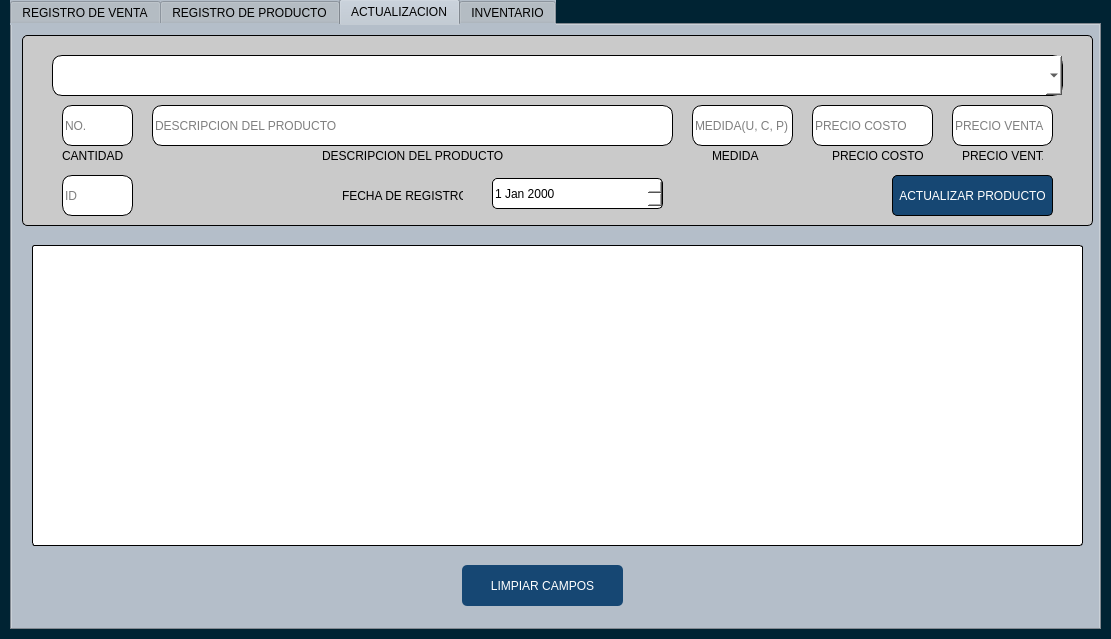
<?xml version="1.0" encoding="UTF-8"?>
<ui version="4.0">
 <class>Dialog</class>
 <widget class="QDialog" name="Dialog">
  <property name="geometry">
   <rect>
    <x>0</x>
    <y>0</y>
    <width>1111</width>
    <height>639</height>
   </rect>
  </property>
  <property name="windowTitle">
   <string>Dialog</string>
  </property>
  <property name="styleSheet">
   <string notr="true">background-color: rgb(0, 35, 51);</string>
  </property>
  <widget class="QTabWidget" name="tabWidget">
   <property name="geometry">
    <rect>
     <x>10</x>
     <y>-1</y>
     <width>1091</width>
     <height>631</height>
    </rect>
   </property>
   <property name="styleSheet">
    <string notr="true">background-color: rgb(180, 190, 201);</string>
   </property>
   <property name="currentIndex">
    <number>2</number>
   </property>
   <widget class="QWidget" name="tab">
    <attribute name="title">
     <string>REGISTRO DE VENTA</string>
    </attribute>
    <widget class="QFrame" name="frame">
     <property name="geometry">
      <rect>
       <x>10</x>
       <y>10</y>
       <width>1071</width>
       <height>191</height>
      </rect>
     </property>
     <property name="styleSheet">
      <string notr="true">background-color: rgb(202, 202, 202);
border: 1px solid;
border-radius: 5px;
</string>
     </property>
     <property name="frameShape">
      <enum>QFrame::StyledPanel</enum>
     </property>
     <property name="frameShadow">
      <enum>QFrame::Raised</enum>
     </property>
     <widget class="QPushButton" name="botonAgregar">
      <property name="geometry">
       <rect>
        <x>220</x>
        <y>130</y>
        <width>161</width>
        <height>41</height>
       </rect>
      </property>
      <property name="styleSheet">
       <string notr="true">QPushButton {
    background-color: #164773; /* Color verde */
    color: white;
    border-radius: 5px;
}

/* Estilo cuando el mouse pasa por encima */
QPushButton:hover {
    background-color: #0B2B40; /* Verde más oscuro */
}

/* Opcional: Estilo cuando se presiona */
QPushButton:pressed {
    background-color: #878787;
}
</string>
      </property>
      <property name="text">
       <string>AGREGAR</string>
      </property>
     </widget>
     <widget class="QPushButton" name="botonEliminar">
      <property name="geometry">
       <rect>
        <x>680</x>
        <y>130</y>
        <width>161</width>
        <height>41</height>
       </rect>
      </property>
      <property name="styleSheet">
       <string notr="true">QPushButton {
    background-color: #164773; /* Color verde */
    color: white;
    border-radius: 5px;
}

/* Estilo cuando el mouse pasa por encima */
QPushButton:hover {
    background-color: #0B2B40; /* Verde más oscuro */
}

/* Opcional: Estilo cuando se presiona */
QPushButton:pressed {
    background-color: #878787;
}
</string>
      </property>
      <property name="text">
       <string>ELIMINAR</string>
      </property>
     </widget>
     <widget class="QComboBox" name="listadoProductos">
      <property name="geometry">
       <rect>
        <x>30</x>
        <y>20</y>
        <width>1011</width>
        <height>41</height>
       </rect>
      </property>
      <property name="styleSheet">
       <string notr="true">text-align: center;
background-color: rgb(255, 255, 255);
border-radius: 10px;
border: 1px solid;</string>
      </property>
      <property name="placeholderText">
       <string>BUSCAR PRODUCTO</string>
      </property>
     </widget>
     <widget class="QLineEdit" name="textCantidadV">
      <property name="geometry">
       <rect>
        <x>420</x>
        <y>80</y>
        <width>231</width>
        <height>41</height>
       </rect>
      </property>
      <property name="layoutDirection">
       <enum>Qt::LeftToRight</enum>
      </property>
      <property name="styleSheet">
       <string notr="true">text-align: center;
background-color: rgb(255, 255, 255);
border-radius: 10px;
border: 1px solid;</string>
      </property>
      <property name="placeholderText">
       <string>CANTIDAD</string>
      </property>
     </widget>
     <widget class="QDateEdit" name="fechaVenta">
      <property name="geometry">
       <rect>
        <x>30</x>
        <y>80</y>
        <width>171</width>
        <height>31</height>
       </rect>
      </property>
      <property name="styleSheet">
       <string notr="true">background-color: rgb(255, 255, 255);
border: 1px solid;</string>
      </property>
     </widget>
    </widget>
    <widget class="QTableWidget" name="tablaVenta">
     <property name="geometry">
      <rect>
       <x>15</x>
       <y>211</y>
       <width>1061</width>
       <height>301</height>
      </rect>
     </property>
     <property name="styleSheet">
      <string notr="true">background-color: rgb(255, 255, 255);
border: 1px solid;
border-radius: 3px;</string>
     </property>
    </widget>
    <widget class="QPushButton" name="botonVender">
     <property name="geometry">
      <rect>
       <x>460</x>
       <y>540</y>
       <width>161</width>
       <height>41</height>
      </rect>
     </property>
     <property name="styleSheet">
      <string notr="true">QPushButton {
    background-color: #164773; /* Color verde */
    color: white;
    border-radius: 5px;
}

/* Estilo cuando el mouse pasa por encima */
QPushButton:hover {
    background-color: #0B2B40; /* Verde más oscuro */
}

/* Opcional: Estilo cuando se presiona */
QPushButton:pressed {
    background-color: #878787;
}
</string>
     </property>
     <property name="text">
      <string>VENDER</string>
     </property>
    </widget>
    <widget class="QPushButton" name="botonLimpiarV">
     <property name="geometry">
      <rect>
       <x>890</x>
       <y>540</y>
       <width>161</width>
       <height>41</height>
      </rect>
     </property>
     <property name="styleSheet">
      <string notr="true">QPushButton {
    background-color: #164773; /* Color verde */
    color: white;
    border-radius: 5px;
}

/* Estilo cuando el mouse pasa por encima */
QPushButton:hover {
    background-color: #0B2B40; /* Verde más oscuro */
}

/* Opcional: Estilo cuando se presiona */
QPushButton:pressed {
    background-color: #878787;
}
</string>
     </property>
     <property name="text">
      <string>LIMPIAR CAMPOS</string>
     </property>
    </widget>
    <widget class="QLabel" name="totalVenta">
     <property name="geometry">
      <rect>
       <x>70</x>
       <y>540</y>
       <width>151</width>
       <height>41</height>
      </rect>
     </property>
     <property name="text">
      <string>0.00</string>
     </property>
    </widget>
    <widget class="QLabel" name="label_4">
     <property name="geometry">
      <rect>
       <x>40</x>
       <y>540</y>
       <width>21</width>
       <height>41</height>
      </rect>
     </property>
     <property name="text">
      <string>Q.</string>
     </property>
    </widget>
   </widget>
   <widget class="QWidget" name="tab_2">
    <attribute name="title">
     <string>REGISTRO DE PRODUCTO</string>
    </attribute>
    <widget class="QFrame" name="frame_2">
     <property name="geometry">
      <rect>
       <x>10</x>
       <y>10</y>
       <width>1071</width>
       <height>191</height>
      </rect>
     </property>
     <property name="styleSheet">
      <string notr="true">background-color: rgb(202, 202, 202);
border: 1px solid;
border-radius: 5px;</string>
     </property>
     <property name="frameShape">
      <enum>QFrame::StyledPanel</enum>
     </property>
     <property name="frameShadow">
      <enum>QFrame::Raised</enum>
     </property>
     <widget class="QLineEdit" name="textCantidad">
      <property name="geometry">
       <rect>
        <x>40</x>
        <y>70</y>
        <width>71</width>
        <height>41</height>
       </rect>
      </property>
      <property name="layoutDirection">
       <enum>Qt::LeftToRight</enum>
      </property>
      <property name="styleSheet">
       <string notr="true">text-align: center;
background-color: rgb(255, 255, 255);
border-radius: 10px;
border: 1px solid;</string>
      </property>
      <property name="placeholderText">
       <string>NO.</string>
      </property>
     </widget>
     <widget class="QLineEdit" name="textDescripcion">
      <property name="geometry">
       <rect>
        <x>130</x>
        <y>70</y>
        <width>511</width>
        <height>41</height>
       </rect>
      </property>
      <property name="layoutDirection">
       <enum>Qt::LeftToRight</enum>
      </property>
      <property name="styleSheet">
       <string notr="true">text-align: center;
background-color: rgb(255, 255, 255);
border-radius: 10px;
border: 1px solid;</string>
      </property>
      <property name="placeholderText">
       <string>DESCRIPCION DE PRODUCTO</string>
      </property>
     </widget>
     <widget class="QLineEdit" name="textCosto">
      <property name="geometry">
       <rect>
        <x>670</x>
        <y>70</y>
        <width>121</width>
        <height>41</height>
       </rect>
      </property>
      <property name="layoutDirection">
       <enum>Qt::LeftToRight</enum>
      </property>
      <property name="styleSheet">
       <string notr="true">text-align: center;
background-color: rgb(255, 255, 255);
border-radius: 10px;
border: 1px solid;</string>
      </property>
      <property name="placeholderText">
       <string>PRECIO COSTO</string>
      </property>
     </widget>
     <widget class="QLineEdit" name="textVenta">
      <property name="geometry">
       <rect>
        <x>810</x>
        <y>70</y>
        <width>101</width>
        <height>41</height>
       </rect>
      </property>
      <property name="layoutDirection">
       <enum>Qt::LeftToRight</enum>
      </property>
      <property name="styleSheet">
       <string notr="true">text-align: center;
background-color: rgb(255, 255, 255);
border-radius: 10px;
border: 1px solid;</string>
      </property>
      <property name="placeholderText">
       <string>PRECIO VENTA</string>
      </property>
     </widget>
     <widget class="QLineEdit" name="textMedicion">
      <property name="geometry">
       <rect>
        <x>930</x>
        <y>70</y>
        <width>101</width>
        <height>41</height>
       </rect>
      </property>
      <property name="layoutDirection">
       <enum>Qt::LeftToRight</enum>
      </property>
      <property name="styleSheet">
       <string notr="true">text-align: center;
background-color: rgb(255, 255, 255);
border-radius: 10px;
border: 1px solid;</string>
      </property>
      <property name="placeholderText">
       <string>MEDIDA(U, C, P)</string>
      </property>
     </widget>
     <widget class="QDateEdit" name="fechaRegistro">
      <property name="geometry">
       <rect>
        <x>650</x>
        <y>150</y>
        <width>171</width>
        <height>31</height>
       </rect>
      </property>
      <property name="styleSheet">
       <string notr="true">background-color: rgb(255, 255, 255);
border: 1px solid;</string>
      </property>
     </widget>
     <widget class="QLabel" name="label">
      <property name="geometry">
       <rect>
        <x>520</x>
        <y>150</y>
        <width>121</width>
        <height>21</height>
       </rect>
      </property>
      <property name="styleSheet">
       <string notr="true">background-color: none;
border: none;</string>
      </property>
      <property name="text">
       <string>FECHA DE REGISTRO</string>
      </property>
     </widget>
     <widget class="QPushButton" name="botonRegistrar">
      <property name="geometry">
       <rect>
        <x>870</x>
        <y>140</y>
        <width>161</width>
        <height>41</height>
       </rect>
      </property>
      <property name="styleSheet">
       <string notr="true">QPushButton {
    background-color: #164773; /* Color verde */
    color: white;
    border-radius: 5px;
}

/* Estilo cuando el mouse pasa por encima */
QPushButton:hover {
    background-color: #0B2B40; /* Verde más oscuro */
}

/* Opcional: Estilo cuando se presiona */
QPushButton:pressed {
    background-color: #878787;
}
</string>
      </property>
      <property name="text">
       <string>REGISTRAR PRODUCTO</string>
      </property>
     </widget>
     <widget class="QPushButton" name="botonCargar">
      <property name="geometry">
       <rect>
        <x>40</x>
        <y>130</y>
        <width>161</width>
        <height>41</height>
       </rect>
      </property>
      <property name="styleSheet">
       <string notr="true">QPushButton {
    background-color: #164773; /* Color verde */
    color: white;
    border-radius: 5px;
}

/* Estilo cuando el mouse pasa por encima */
QPushButton:hover {
    background-color: #0B2B40; /* Verde más oscuro */
}

/* Opcional: Estilo cuando se presiona */
QPushButton:pressed {
    background-color: #878787;
}
</string>
      </property>
      <property name="text">
       <string>CARGAR ARCHIVO</string>
      </property>
     </widget>
     <widget class="QPushButton" name="botonRListado">
      <property name="geometry">
       <rect>
        <x>250</x>
        <y>130</y>
        <width>161</width>
        <height>41</height>
       </rect>
      </property>
      <property name="styleSheet">
       <string notr="true">QPushButton {
    background-color: #164773; /* Color verde */
    color: white;
    border-radius: 5px;
}

/* Estilo cuando el mouse pasa por encima */
QPushButton:hover {
    background-color: #0B2B40; /* Verde más oscuro */
}

/* Opcional: Estilo cuando se presiona */
QPushButton:pressed {
    background-color: #878787;
}
</string>
      </property>
      <property name="text">
       <string>REGISTRAR LISTADO</string>
      </property>
     </widget>
    </widget>
    <widget class="QTableWidget" name="tablaProducto">
     <property name="geometry">
      <rect>
       <x>20</x>
       <y>210</y>
       <width>1051</width>
       <height>301</height>
      </rect>
     </property>
     <property name="styleSheet">
      <string notr="true">background-color: rgb(255, 255, 255);
border: 1px solid;
border-radius: 3px;

QTableWidget {
    gridline-color: black;
}

QTableWidget::item {
    border: 1px solid black;
}</string>
     </property>
     <property name="sizeAdjustPolicy">
      <enum>QAbstractScrollArea::AdjustIgnored</enum>
     </property>
     <property name="textElideMode">
      <enum>Qt::ElideLeft</enum>
     </property>
     <property name="showGrid">
      <bool>true</bool>
     </property>
     <property name="gridStyle">
      <enum>Qt::NoPen</enum>
     </property>
     <property name="wordWrap">
      <bool>true</bool>
     </property>
     <property name="rowCount">
      <number>0</number>
     </property>
     <property name="columnCount">
      <number>0</number>
     </property>
     <attribute name="horizontalHeaderCascadingSectionResizes">
      <bool>false</bool>
     </attribute>
     <attribute name="horizontalHeaderShowSortIndicator" stdset="0">
      <bool>false</bool>
     </attribute>
    </widget>
    <widget class="QPushButton" name="botonLimpiar">
     <property name="geometry">
      <rect>
       <x>460</x>
       <y>540</y>
       <width>161</width>
       <height>41</height>
      </rect>
     </property>
     <property name="styleSheet">
      <string notr="true">QPushButton {
    background-color: #164773; /* Color verde */
    color: white;
    border-radius: 5px;
}

/* Estilo cuando el mouse pasa por encima */
QPushButton:hover {
    background-color: #0B2B40; /* Verde más oscuro */
}

/* Opcional: Estilo cuando se presiona */
QPushButton:pressed {
    background-color: #878787;
}
</string>
     </property>
     <property name="text">
      <string>LIMPIAR CAMPOS</string>
     </property>
    </widget>
   </widget>
   <widget class="QWidget" name="tab_3">
    <attribute name="title">
     <string>ACTUALIZACION</string>
    </attribute>
    <widget class="QFrame" name="frame_3">
     <property name="geometry">
      <rect>
       <x>10</x>
       <y>10</y>
       <width>1071</width>
       <height>191</height>
      </rect>
     </property>
     <property name="styleSheet">
      <string notr="true">background-color: rgb(202, 202, 202);
border: 1px solid;
border-radius: 5px;</string>
     </property>
     <property name="frameShape">
      <enum>QFrame::StyledPanel</enum>
     </property>
     <property name="frameShadow">
      <enum>QFrame::Raised</enum>
     </property>
     <widget class="QLineEdit" name="upCantidad">
      <property name="geometry">
       <rect>
        <x>40</x>
        <y>70</y>
        <width>71</width>
        <height>41</height>
       </rect>
      </property>
      <property name="layoutDirection">
       <enum>Qt::LeftToRight</enum>
      </property>
      <property name="styleSheet">
       <string notr="true">text-align: center;
background-color: rgb(255, 255, 255);
border-radius: 10px;
border: 1px solid;</string>
      </property>
      <property name="placeholderText">
       <string>NO.</string>
      </property>
     </widget>
     <widget class="QLineEdit" name="upDescripcion">
      <property name="geometry">
       <rect>
        <x>130</x>
        <y>70</y>
        <width>521</width>
        <height>41</height>
       </rect>
      </property>
      <property name="layoutDirection">
       <enum>Qt::LeftToRight</enum>
      </property>
      <property name="styleSheet">
       <string notr="true">text-align: center;
background-color: rgb(255, 255, 255);
border-radius: 10px;
border: 1px solid;</string>
      </property>
      <property name="placeholderText">
       <string>DESCRIPCION DEL PRODUCTO</string>
      </property>
     </widget>
     <widget class="QLineEdit" name="upCosto">
      <property name="geometry">
       <rect>
        <x>790</x>
        <y>70</y>
        <width>121</width>
        <height>41</height>
       </rect>
      </property>
      <property name="layoutDirection">
       <enum>Qt::LeftToRight</enum>
      </property>
      <property name="styleSheet">
       <string notr="true">text-align: center;
background-color: rgb(255, 255, 255);
border-radius: 10px;
border: 1px solid;</string>
      </property>
      <property name="placeholderText">
       <string>PRECIO COSTO</string>
      </property>
     </widget>
     <widget class="QLineEdit" name="upVenta">
      <property name="geometry">
       <rect>
        <x>930</x>
        <y>70</y>
        <width>101</width>
        <height>41</height>
       </rect>
      </property>
      <property name="layoutDirection">
       <enum>Qt::LeftToRight</enum>
      </property>
      <property name="styleSheet">
       <string notr="true">text-align: center;
background-color: rgb(255, 255, 255);
border-radius: 10px;
border: 1px solid;</string>
      </property>
      <property name="placeholderText">
       <string>PRECIO VENTA</string>
      </property>
     </widget>
     <widget class="QLineEdit" name="upMedicion">
      <property name="geometry">
       <rect>
        <x>670</x>
        <y>70</y>
        <width>101</width>
        <height>41</height>
       </rect>
      </property>
      <property name="layoutDirection">
       <enum>Qt::LeftToRight</enum>
      </property>
      <property name="styleSheet">
       <string notr="true">text-align: center;
background-color: rgb(255, 255, 255);
border-radius: 10px;
border: 1px solid;</string>
      </property>
      <property name="placeholderText">
       <string>MEDIDA(U, C, P)</string>
      </property>
     </widget>
     <widget class="QDateEdit" name="fechaUp">
      <property name="geometry">
       <rect>
        <x>470</x>
        <y>143</y>
        <width>171</width>
        <height>31</height>
       </rect>
      </property>
      <property name="styleSheet">
       <string notr="true">background-color: rgb(255, 255, 255);
border: 1px solid;</string>
      </property>
     </widget>
     <widget class="QLabel" name="label_2">
      <property name="geometry">
       <rect>
        <x>320</x>
        <y>150</y>
        <width>121</width>
        <height>21</height>
       </rect>
      </property>
      <property name="styleSheet">
       <string notr="true">background-color: none;
border: none;</string>
      </property>
      <property name="text">
       <string>FECHA DE REGISTRO</string>
      </property>
     </widget>
     <widget class="QPushButton" name="botonActualizar">
      <property name="geometry">
       <rect>
        <x>870</x>
        <y>140</y>
        <width>161</width>
        <height>41</height>
       </rect>
      </property>
      <property name="styleSheet">
       <string notr="true">QPushButton {
    background-color: #164773; /* Color verde */
    color: white;
    border-radius: 5px;
}

/* Estilo cuando el mouse pasa por encima */
QPushButton:hover {
    background-color: #0B2B40; /* Verde más oscuro */
}

/* Opcional: Estilo cuando se presiona */
QPushButton:pressed {
    background-color: #878787;
}
</string>
      </property>
      <property name="text">
       <string>ACTUALIZAR PRODUCTO</string>
      </property>
     </widget>
     <widget class="QComboBox" name="listadoProductosActualizacion">
      <property name="geometry">
       <rect>
        <x>30</x>
        <y>20</y>
        <width>1011</width>
        <height>41</height>
       </rect>
      </property>
      <property name="styleSheet">
       <string notr="true">text-align: center;
background-color: rgb(255, 255, 255);
border-radius: 10px;
border: 1px solid;</string>
      </property>
      <property name="placeholderText">
       <string>BUSCAR PRODUCTO</string>
      </property>
     </widget>
     <widget class="QLineEdit" name="idProducto">
      <property name="geometry">
       <rect>
        <x>40</x>
        <y>140</y>
        <width>71</width>
        <height>41</height>
       </rect>
      </property>
      <property name="layoutDirection">
       <enum>Qt::LeftToRight</enum>
      </property>
      <property name="styleSheet">
       <string notr="true">text-align: center;
background-color: rgb(255, 255, 255);
border-radius: 10px;
border: 1px solid;</string>
      </property>
      <property name="placeholderText">
       <string>ID</string>
      </property>
     </widget>
     <widget class="QLabel" name="label_3">
      <property name="geometry">
       <rect>
        <x>300</x>
        <y>110</y>
        <width>181</width>
        <height>21</height>
       </rect>
      </property>
      <property name="styleSheet">
       <string notr="true">background-color: none;
border: none;</string>
      </property>
      <property name="text">
       <string>DESCRIPCION DEL PRODUCTO</string>
      </property>
     </widget>
     <widget class="QLabel" name="label_5">
      <property name="geometry">
       <rect>
        <x>690</x>
        <y>110</y>
        <width>51</width>
        <height>21</height>
       </rect>
      </property>
      <property name="styleSheet">
       <string notr="true">background-color: none;
border: none;</string>
      </property>
      <property name="text">
       <string>MEDIDA</string>
      </property>
     </widget>
     <widget class="QLabel" name="label_6">
      <property name="geometry">
       <rect>
        <x>810</x>
        <y>110</y>
        <width>91</width>
        <height>21</height>
       </rect>
      </property>
      <property name="styleSheet">
       <string notr="true">background-color: none;
border: none;</string>
      </property>
      <property name="text">
       <string>PRECIO COSTO</string>
      </property>
     </widget>
     <widget class="QLabel" name="label_7">
      <property name="geometry">
       <rect>
        <x>940</x>
        <y>110</y>
        <width>81</width>
        <height>21</height>
       </rect>
      </property>
      <property name="styleSheet">
       <string notr="true">background-color: none;
border: none;</string>
      </property>
      <property name="text">
       <string>PRECIO VENTA</string>
      </property>
     </widget>
     <widget class="QLabel" name="label_8">
      <property name="geometry">
       <rect>
        <x>40</x>
        <y>110</y>
        <width>61</width>
        <height>21</height>
       </rect>
      </property>
      <property name="styleSheet">
       <string notr="true">background-color: none;
border: none;</string>
      </property>
      <property name="text">
       <string>CANTIDAD</string>
      </property>
     </widget>
    </widget>
    <widget class="QPushButton" name="botonLimpiarA">
     <property name="geometry">
      <rect>
       <x>450</x>
       <y>540</y>
       <width>161</width>
       <height>41</height>
      </rect>
     </property>
     <property name="styleSheet">
      <string notr="true">QPushButton {
    background-color: #164773; /* Color verde */
    color: white;
    border-radius: 5px;
}

/* Estilo cuando el mouse pasa por encima */
QPushButton:hover {
    background-color: #0B2B40; /* Verde más oscuro */
}

/* Opcional: Estilo cuando se presiona */
QPushButton:pressed {
    background-color: #878787;
}
</string>
     </property>
     <property name="text">
      <string>LIMPIAR CAMPOS</string>
     </property>
    </widget>
    <widget class="QTableWidget" name="tablaVenta_3">
     <property name="geometry">
      <rect>
       <x>20</x>
       <y>220</y>
       <width>1051</width>
       <height>301</height>
      </rect>
     </property>
     <property name="styleSheet">
      <string notr="true">background-color: rgb(255, 255, 255);
border: 1px solid;
border-radius: 3px;</string>
     </property>
     <property name="sizeAdjustPolicy">
      <enum>QAbstractScrollArea::AdjustIgnored</enum>
     </property>
     <property name="textElideMode">
      <enum>Qt::ElideLeft</enum>
     </property>
     <property name="showGrid">
      <bool>true</bool>
     </property>
     <property name="gridStyle">
      <enum>Qt::NoPen</enum>
     </property>
     <property name="wordWrap">
      <bool>true</bool>
     </property>
     <property name="rowCount">
      <number>0</number>
     </property>
     <property name="columnCount">
      <number>0</number>
     </property>
     <attribute name="horizontalHeaderCascadingSectionResizes">
      <bool>false</bool>
     </attribute>
     <attribute name="horizontalHeaderShowSortIndicator" stdset="0">
      <bool>false</bool>
     </attribute>
    </widget>
   </widget>
   <widget class="QWidget" name="tab_4">
    <attribute name="title">
     <string>INVENTARIO</string>
    </attribute>
    <widget class="QFrame" name="frame_4">
     <property name="geometry">
      <rect>
       <x>10</x>
       <y>10</y>
       <width>1071</width>
       <height>191</height>
      </rect>
     </property>
     <property name="styleSheet">
      <string notr="true">background-color: rgb(202, 202, 202);
border: 1px solid;
border-radius: 5px;
</string>
     </property>
     <property name="frameShape">
      <enum>QFrame::StyledPanel</enum>
     </property>
     <property name="frameShadow">
      <enum>QFrame::Raised</enum>
     </property>
     <widget class="QPushButton" name="botonListarTodo">
      <property name="geometry">
       <rect>
        <x>80</x>
        <y>60</y>
        <width>161</width>
        <height>41</height>
       </rect>
      </property>
      <property name="styleSheet">
       <string notr="true">QPushButton {
    background-color: #164773; /* Color verde */
    color: white;
    border-radius: 5px;
}

/* Estilo cuando el mouse pasa por encima */
QPushButton:hover {
    background-color: #0B2B40; /* Verde más oscuro */
}

/* Opcional: Estilo cuando se presiona */
QPushButton:pressed {
    background-color: #878787;
}
</string>
      </property>
      <property name="text">
       <string>LISTAR TODAS LAS VENTA</string>
      </property>
     </widget>
     <widget class="QPushButton" name="botonListarFecha">
      <property name="geometry">
       <rect>
        <x>460</x>
        <y>60</y>
        <width>161</width>
        <height>41</height>
       </rect>
      </property>
      <property name="styleSheet">
       <string notr="true">QPushButton {
    background-color: #164773; /* Color verde */
    color: white;
    border-radius: 5px;
}

/* Estilo cuando el mouse pasa por encima */
QPushButton:hover {
    background-color: #0B2B40; /* Verde más oscuro */
}

/* Opcional: Estilo cuando se presiona */
QPushButton:pressed {
    background-color: #878787;
}
</string>
      </property>
      <property name="text">
       <string>LISTAR VENTAS POR FECHA</string>
      </property>
     </widget>
     <widget class="QDateEdit" name="fechaListaVenta">
      <property name="geometry">
       <rect>
        <x>460</x>
        <y>130</y>
        <width>171</width>
        <height>31</height>
       </rect>
      </property>
      <property name="styleSheet">
       <string notr="true">background-color: rgb(255, 255, 255);
border: 1px solid;</string>
      </property>
     </widget>
     <widget class="QPushButton" name="botonGuardarExcel">
      <property name="geometry">
       <rect>
        <x>900</x>
        <y>140</y>
        <width>161</width>
        <height>41</height>
       </rect>
      </property>
      <property name="styleSheet">
       <string notr="true">QPushButton {
    background-color: #164773; /* Color verde */
    color: white;
    border-radius: 5px;
}

/* Estilo cuando el mouse pasa por encima */
QPushButton:hover {
    background-color: #0B2B40; /* Verde más oscuro */
}

/* Opcional: Estilo cuando se presiona */
QPushButton:pressed {
    background-color: #878787;
}
</string>
      </property>
      <property name="text">
       <string>GENERAR EXCEL</string>
      </property>
     </widget>
     <widget class="QPushButton" name="botonListarProductos">
      <property name="geometry">
       <rect>
        <x>840</x>
        <y>60</y>
        <width>161</width>
        <height>41</height>
       </rect>
      </property>
      <property name="styleSheet">
       <string notr="true">QPushButton {
    background-color: #164773; /* Color verde */
    color: white;
    border-radius: 5px;
}

/* Estilo cuando el mouse pasa por encima */
QPushButton:hover {
    background-color: #0B2B40; /* Verde más oscuro */
}

/* Opcional: Estilo cuando se presiona */
QPushButton:pressed {
    background-color: #878787;
}
</string>
      </property>
      <property name="text">
       <string>LISTAR PRODUCTOS</string>
      </property>
     </widget>
    </widget>
    <widget class="QTableWidget" name="tablaListaVenta">
     <property name="geometry">
      <rect>
       <x>20</x>
       <y>210</y>
       <width>1051</width>
       <height>311</height>
      </rect>
     </property>
     <property name="styleSheet">
      <string notr="true">background-color: rgb(255, 255, 255);
border: 1px solid;
border-radius: 3px;</string>
     </property>
     <property name="sizeAdjustPolicy">
      <enum>QAbstractScrollArea::AdjustIgnored</enum>
     </property>
     <property name="textElideMode">
      <enum>Qt::ElideLeft</enum>
     </property>
     <property name="showGrid">
      <bool>true</bool>
     </property>
     <property name="gridStyle">
      <enum>Qt::NoPen</enum>
     </property>
     <property name="wordWrap">
      <bool>true</bool>
     </property>
     <property name="rowCount">
      <number>0</number>
     </property>
     <property name="columnCount">
      <number>0</number>
     </property>
     <attribute name="horizontalHeaderCascadingSectionResizes">
      <bool>false</bool>
     </attribute>
     <attribute name="horizontalHeaderShowSortIndicator" stdset="0">
      <bool>false</bool>
     </attribute>
    </widget>
    <widget class="QPushButton" name="botonLimpiarLista">
     <property name="geometry">
      <rect>
       <x>460</x>
       <y>540</y>
       <width>161</width>
       <height>41</height>
      </rect>
     </property>
     <property name="styleSheet">
      <string notr="true">QPushButton {
    background-color: #164773; /* Color verde */
    color: white;
    border-radius: 5px;
}

/* Estilo cuando el mouse pasa por encima */
QPushButton:hover {
    background-color: #0B2B40; /* Verde más oscuro */
}

/* Opcional: Estilo cuando se presiona */
QPushButton:pressed {
    background-color: #878787;
}
</string>
     </property>
     <property name="text">
      <string>LIMPIAR CAMPOS</string>
     </property>
    </widget>
   </widget>
  </widget>
 </widget>
 <resources/>
 <connections/>
</ui>
